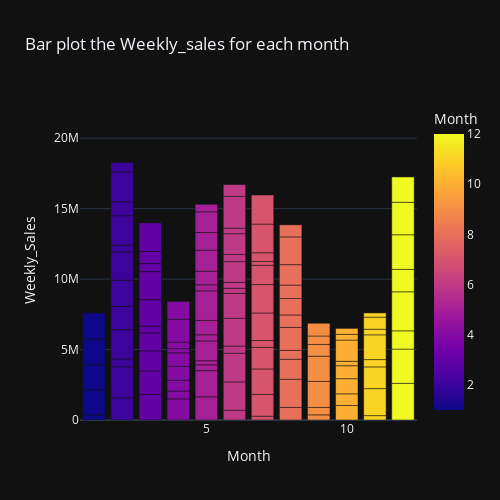

The code cell stored with this chart in its notebook:
### Code cell
fig = px.bar(dataset, x="Month",
             y="Weekly_Sales",
             color='Month',
             title="Bar plot the Weekly_sales for each month",
             height=500,
             width=500,
             )
fig.show()

### Figure 1 — Plotly figure (JSON) as saved in the notebook; plotly's stock layout.template omitted (floating-point values rounded to 4 significant figures; data arrays with more than 128 entries replaced by an {"elided": "..."} marker saying what was removed)
{"data": [{"alignmentgroup": "True", "hovertemplate": "Month=%{marker.color}<br>Weekly_Sales=%{y}<extra></extra>", "legendgroup": "", "marker": {"color": {"elided": "136 int values"}, "coloraxis": "coloraxis", "pattern": {"shape": ""}}, "name": "", "offsetgroup": "", "orientation": "v", "showlegend": false, "textposition": "auto", "type": "bar", "x": {"elided": "136 int values"}, "xaxis": "x", "y": {"elided": "136 float values"}, "yaxis": "y"}], "layout": {"barmode": "relative", "coloraxis": {"colorbar": {"title": {"text": "Month"}}, "colorscale": [[0, "#0d0887"], [0.1111, "#46039f"], [0.2222, "#7201a8"], [0.3333, "#9c179e"], [0.4444, "#bd3786"], [0.5556, "#d8576b"], [0.6667, "#ed7953"], [0.7778, "#fb9f3a"], [0.8889, "#fdca26"], [1, "#f0f921"]]}, "height": 500, "legend": {"tracegroupgap": 0}, "title": {"text": "Bar plot the Weekly_sales for each month"}, "width": 500, "xaxis": {"anchor": "y", "domain": [0, 1], "title": {"text": "Month"}}, "yaxis": {"anchor": "x", "domain": [0, 1], "title": {"text": "Weekly_Sales"}}}}
